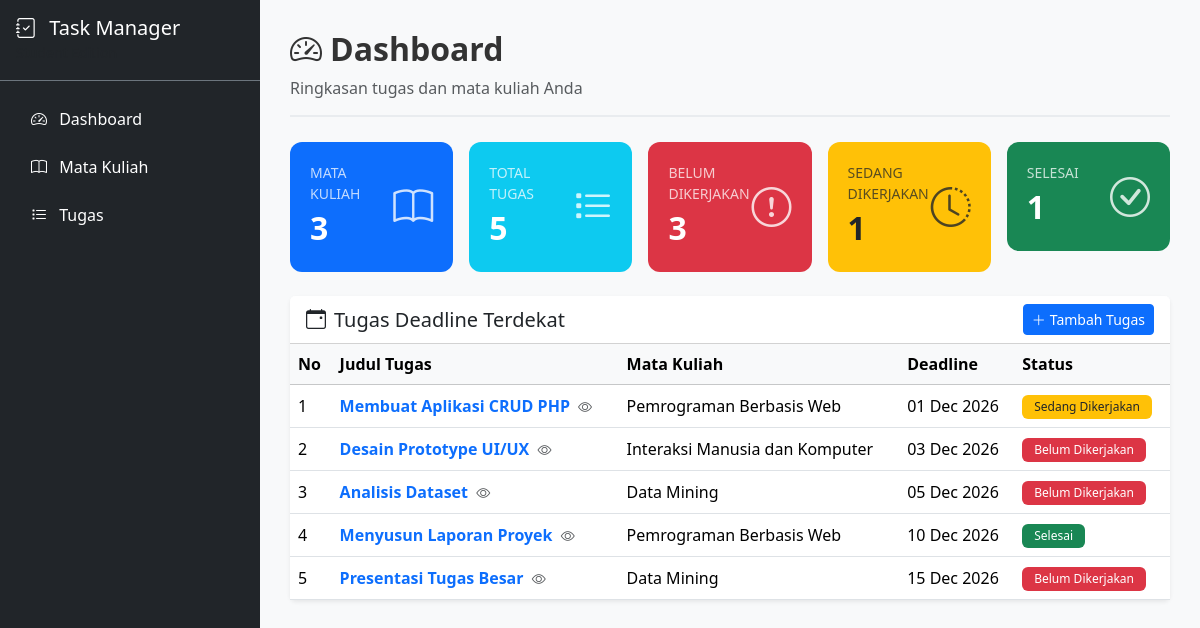
The page / on the database its author committed.
### tables this page shows
CREATE TABLE `tasks` (
    `task_id` INT AUTO_INCREMENT PRIMARY KEY,
    `course_id` INT NOT NULL,
    `task_title` VARCHAR(150) NOT NULL,
    `description` TEXT NULL,
    `deadline` DATE NOT NULL,
    `status` ENUM(
        'Belum Dikerjakan',
        'Sedang Dikerjakan',
        'Selesai'
    ) NOT NULL DEFAULT 'Belum Dikerjakan',
    `created_at` TIMESTAMP DEFAULT CURRENT_TIMESTAMP,
    `updated_at` TIMESTAMP DEFAULT CURRENT_TIMESTAMP
        ON UPDATE CURRENT_TIMESTAMP,
    CONSTRAINT `fk_tasks_courses`
        FOREIGN KEY (`course_id`)
        REFERENCES `courses` (`course_id`)
        ON UPDATE CASCADE
        ON DELETE RESTRICT
);

CREATE TABLE `courses` (
    `course_id` INT AUTO_INCREMENT PRIMARY KEY,
    `course_name` VARCHAR(100) NOT NULL,
    `lecturer` VARCHAR(100) NULL,
    `semester` VARCHAR(20) NULL,
    `created_at` TIMESTAMP DEFAULT CURRENT_TIMESTAMP
);

### config/database.php (called while the page is built, shortened)
<?php
function e($string) {
    return htmlspecialchars($string ?? '', ENT_QUOTES, 'UTF-8');
}
function getStatusBadgeClass($status) {
    switch ($status) {
        case 'Belum Dikerjakan':
            return 'bg-danger';
        case 'Sedang Dikerjakan':
            return 'bg-warning text-dark';
        case 'Selesai':
            return 'bg-success';
    }
}
function baseUrl($path = '') {
    $projectRoot = '/student-task-manager';
    return $projectRoot . '/' . ltrim($path, '/');
}

### index.php (the view, shortened to what this page needs)
<?php
require_once __DIR__ . '/config/database.php';
$stmt = $pdo->query("SELECT COUNT(*) as total FROM courses");
$totalCourses = $stmt->fetch()['total'];
$stmt = $pdo->query("SELECT COUNT(*) as total FROM tasks");
$totalTasks = $stmt->fetch()['total'];
$stmt = $pdo->prepare("SELECT COUNT(*) as total FROM tasks WHERE status = ?");
$stmt->execute(['Belum Dikerjakan']);
$totalBelum = $stmt->fetch()['total'];
$stmt->execute(['Sedang Dikerjakan']);
$totalSedang = $stmt->fetch()['total'];
$stmt->execute(['Selesai']);
$totalSelesai = $stmt->fetch()['total'];
$stmtUpcoming = $pdo->query("
    SELECT t.*, c.course_name, c.lecturer, c.semester
    FROM tasks t
    INNER JOIN courses c ON t.course_id = c.course_id
    ORDER BY t.deadline ASC
    LIMIT 10
");
$upcomingTasks = $stmtUpcoming->fetchAll();
include __DIR__ . '/includes/header.php';
include __DIR__ . '/includes/sidebar.php';
?>
<div class="main-content">
    <div class="page-header">
        <h2><i class="bi bi-speedometer2 me-2"></i>Dashboard</h2>
        <p class="text-muted mb-0">Ringkasan tugas dan mata kuliah Anda</p>
    </div>
    <div class="row g-3 mb-4">
        <div class="col-sm-6 col-lg-4 col-xl">
            <div class="card dashboard-card bg-primary text-white">
                <div class="card-body d-flex justify-content-between align-items-center">
                    <div>
                        <div class="text-uppercase small opacity-75">Mata Kuliah</div>
                        <div class="card-value"><?= $totalCourses ?></div>
                    </div>
                    <div class="card-icon"><i class="bi bi-book"></i></div>
                </div>
            </div>
        </div>
        <div class="col-sm-6 col-lg-4 col-xl">
            <div class="card dashboard-card bg-info text-white">
                <div class="card-body d-flex justify-content-between align-items-center">
                    <div>
                        <div class="text-uppercase small opacity-75">Total Tugas</div>
                        <div class="card-value"><?= $totalTasks ?></div>
                    </div>
                    <div class="card-icon"><i class="bi bi-list-task"></i></div>
                </div>
            </div>
        </div>
        <div class="col-sm-6 col-lg-4 col-xl">
            <div class="card dashboard-card bg-danger text-white">
                <div class="card-body d-flex justify-content-between align-items-center">
                    <div>
                        <div class="text-uppercase small opacity-75">Belum Dikerjakan</div>
                        <div class="card-value"><?= $totalBelum ?></div>
                    </div>
                    <div class="card-icon"><i class="bi bi-exclamation-circle"></i></div>
                </div>
            </div>
        </div>
        <div class="col-sm-6 col-lg-6 col-xl">
            <div class="card dashboard-card bg-warning text-dark">
                <div class="card-body d-flex justify-content-between align-items-center">
                    <div>
                        <div class="text-uppercase small opacity-75">Sedang Dikerjakan</div>
                        <div class="card-value"><?= $totalSedang ?></div>
                    </div>
                    <div class="card-icon"><i class="bi bi-clock-history"></i></div>
                </div>
            </div>
        </div>
        <div class="col-sm-6 col-lg-6 col-xl">
            <div class="card dashboard-card bg-success text-white">
                <div class="card-body d-flex justify-content-between align-items-center">
                    <div>
                        <div class="text-uppercase small opacity-75">Selesai</div>
                        <div class="card-value"><?= $totalSelesai ?></div>
                    </div>
                    <div class="card-icon"><i class="bi bi-check-circle"></i></div>
                </div>
            </div>
        </div>
    </div>
    <div class="card border-0 shadow-sm">
        <div class="card-header bg-white d-flex justify-content-between align-items-center">
            <h5 class="mb-0"><i class="bi bi-calendar-event me-2"></i>Tugas Deadline Terdekat</h5>
            <a href="<?= baseUrl('tasks/create.php') ?>" class="btn btn-primary btn-sm">
                <i class="bi bi-plus-lg me-1"></i>Tambah Tugas
            </a>
        </div>
        <div class="card-body p-0">
            <?php if (count($upcomingTasks) > 0): ?>
                <div class="table-responsive">
                    <table class="table table-hover mb-0">
                        <thead class="table-light">
                            <tr>
                                <th>No</th>
                                <th>Judul Tugas</th>
                                <th>Mata Kuliah</th>
                                <th>Deadline</th>
                                <th>Status</th>
                            </tr>
                        </thead>
                        <tbody>
                            <?php foreach ($upcomingTasks as $i => $task):
                                $deadlineClass = '';
                                $today = date('Y-m-d');
                                if ($task['status'] !== 'Selesai') {
                                    if ($task['deadline'] < $today) {
                                        $deadlineClass = 'deadline-passed';
                                    } elseif ($task['deadline'] <= date('Y-m-d', strtotime('+3 days'))) {
                                        $deadlineClass = 'deadline-soon';
                                    } else {
                                        $deadlineClass = 'deadline-ok';
                                    }
                                }
                            ?>
                                <tr class="clickable-task-row" data-task-modal="#taskDetailModal<?= $task['task_id'] ?>" title="Klik untuk melihat detail tugas">
                                    <td><?= $i + 1 ?></td>
                                    <td>
                                        <span class="task-clickable-title fw-semibold text-primary" data-bs-toggle="modal" data-bs-target="#taskDetailModal<?= $task['task_id'] ?>">
                                            <?= e($task['task_title']) ?>
                                            <i class="bi bi-eye ms-1 small text-muted"></i>
                                        </span>
                                    </td>
                                    <td><?= e($task['course_name']) ?></td>
                                    <td class="<?= $deadlineClass ?>">
                                        <?= date('d M Y', strtotime($task['deadline'])) ?>
                                    </td>
                                    <td>
                                        <span class="badge <?= getStatusBadgeClass($task['status']) ?>">
                                            <?= e($task['status']) ?>
                                        </span>
                                    </td>
                                </tr>
                            <?php endforeach; ?>
                        </tbody>
                    </table>
                </div>
            <?php endif; ?>
        </div>
    </div>
</div>
<?php include __DIR__ . '/includes/footer.php'; ?>

### includes/header.php (shortened to what this page needs)
<?php
$currentPage = basename(dirname($_SERVER['SCRIPT_NAME']));
?>
<!DOCTYPE html>
<html lang="id">
<head>
    <link href="https://cdn.jsdelivr.net/npm/bootstrap@5.3.2/dist/css/bootstrap.min.css" rel="stylesheet">
    <link href="https://cdn.jsdelivr.net/npm/bootstrap-icons@1.11.2/font/bootstrap-icons.min.css" rel="stylesheet">
    <link href="<?= baseUrl('assets/css/style.css') ?>" rel="stylesheet">
</head>
<body>
    <div class="d-flex" id="wrapper">

### includes/sidebar.php
<div class="bg-dark text-white sidebar d-none d-lg-block" id="sidebar">
    <div class="sidebar-header p-3 border-bottom border-secondary">
        <h5 class="mb-0">
            <i class="bi bi-journal-check me-2"></i>
            <span>Task Manager</span>
        </h5>
        <small class="text-muted">Student Edition</small>
    </div>
    <nav class="nav flex-column p-3">
        <a href="<?= baseUrl('index.php') ?>" class="nav-link text-white <?= $currentPage === 'dashboard' ? 'active' : '' ?>">
            <i class="bi bi-speedometer2 me-2"></i> Dashboard
        </a>
        <a href="<?= baseUrl('courses/index.php') ?>" class="nav-link text-white <?= $currentPage === 'courses' ? 'active' : '' ?>">
            <i class="bi bi-book me-2"></i> Mata Kuliah
        </a>
        <a href="<?= baseUrl('tasks/index.php') ?>" class="nav-link text-white <?= $currentPage === 'tasks' ? 'active' : '' ?>">
            <i class="bi bi-list-task me-2"></i> Tugas
        </a>
    </nav>
</div>

### includes/footer.php (shortened to what this page needs)
    </div>
</body>
</html>

### assets/css/style.css (style rules this page uses)
.sidebar { width: 260px; min-height: 100vh; position: fixed; top: 0; left: 0; z-index: 1000; overflow-y: auto; }
.sidebar .nav-link { border-radius: 8px; margin-bottom: 4px; padding: 10px 15px; transition: background-color 0.2s; }
.main-content { flex: 1; padding: 30px; min-height: 100vh; background-color: #f8f9fa; }
@media (min-width: 992px) { .main-content { margin-left: 260px; } }
.dashboard-card { border: none; border-radius: 12px; transition: transform 0.2s, box-shadow 0.2s; }
.dashboard-card .card-body { padding: 20px; }
.dashboard-card .card-icon { font-size: 2.5rem; opacity: 0.8; }
.dashboard-card .card-value { font-size: 2rem; font-weight: 700; }
.table th { font-weight: 600; white-space: nowrap; }
.table td { vertical-align: middle; }
.badge { font-weight: 500; padding: 6px 12px; }
.page-header { margin-bottom: 25px; padding-bottom: 15px; border-bottom: 2px solid #e9ecef; }
.page-header h2 { font-weight: 700; color: #333; }
.deadline-ok { color: #198754; }
.clickable-task-row { cursor: pointer; transition: background-color 0.15s ease-in-out; }
.task-clickable-title { cursor: pointer; transition: color 0.15s ease, text-decoration 0.15s ease; }

### rows shown on the page
tasks: task_title "Membuat Aplikasi CRUD PHP", course.course_name "Pemrograman Berbasis Web", deadline "01 Dec 2026", status "Sedang Dikerjakan"
tasks: task_title "Desain Prototype UI/UX", course.course_name "Interaksi Manusia dan Komputer", deadline "03 Dec 2026", status "Belum Dikerjakan"
tasks: task_title "Analisis Dataset", course.course_name "Data Mining", deadline "05 Dec 2026", status "Belum Dikerjakan"
tasks: task_title "Menyusun Laporan Proyek", course.course_name "Pemrograman Berbasis Web", deadline "10 Dec 2026", status "Selesai"
tasks: task_title "Presentasi Tugas Besar", course.course_name "Data Mining", deadline "15 Dec 2026", status "Belum Dikerjakan"

### other values the page prints
$totalCourses "3"
$totalTasks "5"
$totalBelum "3"
$totalSedang "1"
$totalSelesai "1"
